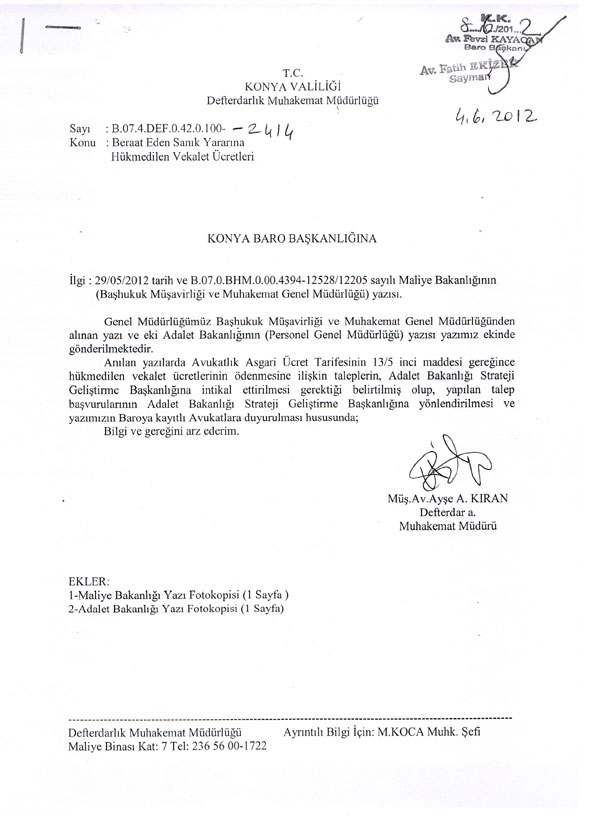
#> input picture Talon/yeni4.jpg, 590 x 834 px, found by its file name
$ python dokument_signature.py   (older library calls are emulated)
#> lines starting #> are read from the running program, lines starting #| are printed output that depends on the picture; after the words box and inside, x2 and y2 are one past the last pixel; in counts of white or black regions, pixels touching at a corner belong together
import numpy as np
import cv2

class Rect:
    def __init__(self, x = 0, y = 0, w = 0, h = 0):
        self.x = x
        self.y = y
        self.w = w
        self.h = h
        self.area = 0
    def setArea(self, area):
        self.area = area
    def getArea(self):
        return self.area
    # [19 lines left out: functions set, addPadding, not called in this run]
signature = cv2.imread('C:\Python\Python37\images\yeni4.jpg' , 0)
#> signature: shape (834, 590); min 0, max 255, mean 247
def getPageFromImage(img):
    imgSize = np.shape(img)#görüntünün özelliklerine ulaşabilmek için shape kullandık.
#> imgSize = (834, 590)
    cImg = cv2.medianBlur(src=signature, ksize=21) #kenarları korumak için bu metodu kullanrak görüntüyü bulanıklaştırır.
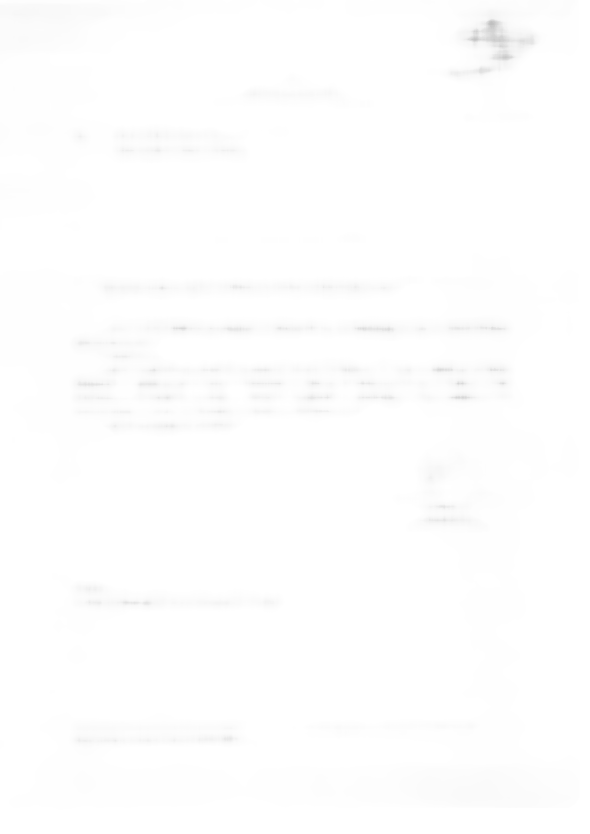
#> cImg: shape (834, 590); min 191, max 255, mean 254
    bImg = signature.copy()#kopyasını alarak imza dosyasının yerini gösterecek.
    threshold, _ = cv2.threshold(src = bImg, thresh = 0, maxval = 255, type = cv2.THRESH_BINARY | cv2.THRESH_OTSU)
#> threshold = 186
    print(threshold)
#| 186.0
    cannyImg = cv2.Canny(image = bImg, threshold1 = 0.5* threshold, threshold2 = threshold)
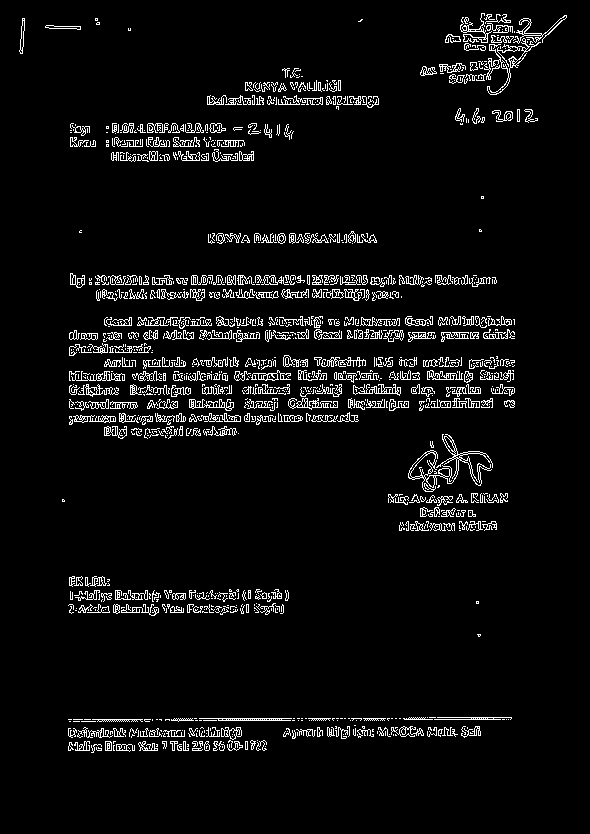
#> cannyImg: shape (834, 590); 5.2% white in thin lines or dots, all inside (x1, y1, x2, y2) = (19, 13, 567, 753)
    print(cannyImg)
#> (printed output is left out)
    _, contours, _ = cv2.findContours(image = cannyImg.copy(), mode = cv2.RETR_TREE, method = cv2.CHAIN_APPROX_SIMPLE)
#> contours = 2019 contours, 1685 with area under 20; largest, box (x1, y1, x2, y2) and area: (408, 434, 493, 492) 703, (484, 38, 541, 95) 272, (353, 384, 401, 396) 214, (221, 727, 242, 740) 154, (513, 15, 567, 44) 146
    if len(contours) == 0:
        print ('No Page Found')
        return img
    maxRect = Rect(0, 0, 0, 0)
    coordinates = []
    for contour in contours:
        epsilon = cv2.arcLength(contour, True)#true olana kadar bu döngü döner.
        corners = cv2.approxPolyDP(contour, 0.1 * epsilon, True)
        print(corners)
        x, y, w, h = cv2.boundingRect(points = contour)
        currentArea = w * h
        if len(corners) == 4 and currentArea > maxRect.getArea():
            maxRect.set(x, y, w, h)
            print (cv2.isContourConvex(contour)) #eğrinin dış bükey olup olmadığını döndürür.
#> this loop made 1 pass
#> (epsilon, corners) on pass 1: (2.83, [[128, 747], [129, 748]])
#| [[[128 747]]
#|  [[129 748]]]
    contoursInPage = 0
    for contour in contours:
        x, y, _, _ = cv2.boundingRect(points = contour)
        if (x > maxRect.x and x < maxRect.x + maxRect.w) and (y > maxRect.y and y < maxRect.y + maxRect.h):
                contoursInPage += 1
    maxContours = 5
    if contoursInPage <= maxContours:
        print ('No Page Found')
        return img
    return img[maxRect.y : maxRect.y + maxRect.h, maxRect.x : maxRect.x + maxRect.w]
# [38 lines left out: functions getSignatureFromPage, getSignature, not called in this run]
#> (the run stopped early here; a loop or call above may not have finished)
